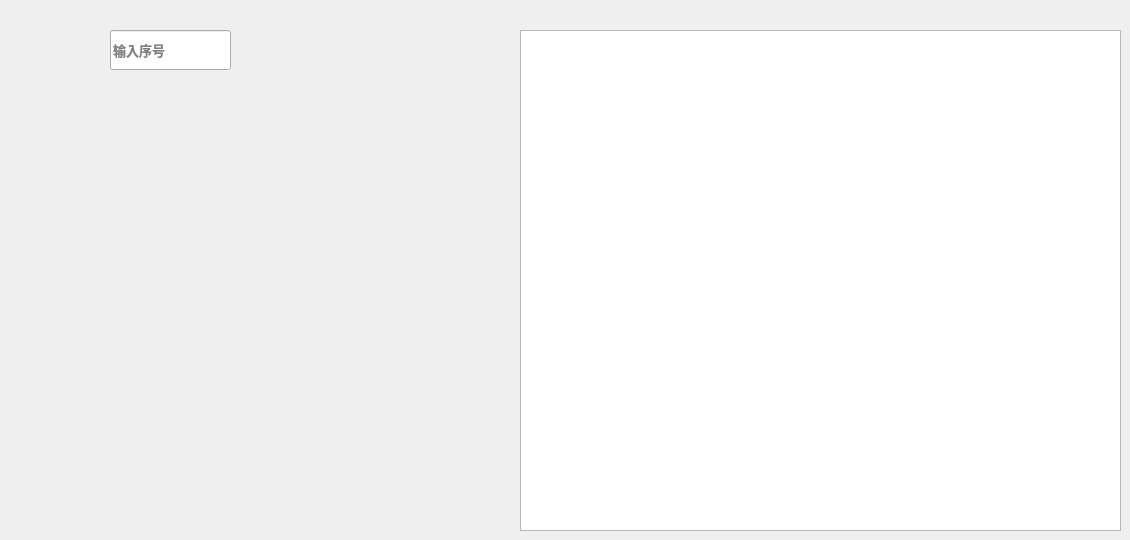
   <widget class="QWidget" name="tab_3">
    <attribute name="title">
     <string>评论</string>
    </attribute>
    <widget class="QTextEdit" name="comment_textEdit">
     <property name="geometry">
      <rect>
       <x>520</x>
       <y>30</y>
       <width>601</width>
       <height>501</height>
      </rect>
     </property>
    </widget>
    <widget class="QLineEdit" name="comment_Edit">
     <property name="geometry">
      <rect>
       <x>110</x>
       <y>30</y>
       <width>121</width>
       <height>40</height>
      </rect>
     </property>
     <property name="font">
      <font>
       <family>思源黑体 CN Bold</family>
       <pointsize>10</pointsize>
       <weight>75</weight>
       <italic>false</italic>
       <bold>true</bold>
       <underline>false</underline>
       <strikeout>false</strikeout>
      </font>
     </property>
     <property name="frame">
      <bool>true</bool>
     </property>
     <property name="dragEnabled">
      <bool>false</bool>
     </property>
     <property name="readOnly">
      <bool>false</bool>
     </property>
     <property name="placeholderText">
      <string>输入序号</string>
     </property>
    </widget>
    <widget class="QPushButton" name="comment_pushButton">
     <property name="geometry">
      <rect>
       <x>140</x>
       <y>100</y>
       <width>50</width>
       <height>50</height>
      </rect>
     </property>
     <property name="font">
      <font>
       <family>思源黑体 CN Bold</family>
       <pointsize>10</pointsize>
       <weight>75</weight>
       <italic>false</italic>
       <bold>true</bold>
       <underline>false</underline>
       <strikeout>false</strikeout>
      </font>
     </property>
     <property name="toolTip">
      <string>查看评论</string>
     </property>
     <property name="text">
      <string/>
     </property>
     <property name="icon">
      <iconset>
       <normaloff>Image/look.png</normaloff>Image/look.png</iconset>
     </property>
     <property name="iconSize">
      <size>
       <width>50</width>
       <height>50</height>
      </size>
     </property>
     <property name="flat">
      <bool>true</bool>
     </property>
    </widget>
    <widget class="QPushButton" name="comment_pushButton_2">
     <property name="geometry">
      <rect>
       <x>140</x>
       <y>200</y>
       <width>50</width>
       <height>50</height>
      </rect>
     </property>
     <property name="font">
      <font>
       <family>思源黑体 CN Bold</family>
       <pointsize>10</pointsize>
       <weight>75</weight>
       <italic>false</italic>
       <bold>true</bold>
       <underline>false</underline>
       <strikeout>false</strikeout>
      </font>
     </property>
     <property name="toolTip">
      <string>生成Excel</string>
     </property>
     <property name="text">
      <string/>
     </property>
     <property name="icon">
      <iconset>
       <normaloff>Image/excel.png</normaloff>Image/excel.png</iconset>
     </property>
     <property name="iconSize">
      <size>
       <width>50</width>
       <height>50</height>
      </size>
     </property>
     <property name="flat">
      <bool>true</bool>
     </property>
    </widget>
    <widget class="QPushButton" name="comment_pushButton_3">
     <property name="geometry">
      <rect>
       <x>140</x>
       <y>300</y>
       <width>50</width>
       <height>50</height>
      </rect>
     </property>
     <property name="font">
      <font>
       <family>思源黑体 CN Bold</family>
       <pointsize>10</pointsize>
       <weight>75</weight>
       <italic>false</italic>
       <bold>true</bold>
       <underline>false</underline>
       <strikeout>false</strikeout>
      </font>
     </property>
     <property name="toolTip">
      <string>打开Excel</string>
     </property>
     <property name="text">
      <string/>
     </property>
     <property name="icon">
      <iconset>
       <normaloff>Image/openexcel.png</normaloff>Image/openexcel.png</iconset>
     </property>
     <property name="iconSize">
      <size>
       <width>50</width>
       <height>50</height>
      </size>
     </property>
     <property name="flat">
      <bool>true</bool>
     </property>
    </widget>
    <widget class="QLabel" name="comment_show_label">
     <property name="geometry">
      <rect>
       <x>110</x>
       <y>410</y>
       <width>391</width>
       <height>40</height>
      </rect>
     </property>
     <property name="font">
      <font>
       <family>微软雅黑</family>
       <pointsize>12</pointsize>
       <weight>75</weight>
       <italic>false</italic>
       <bold>true</bold>
       <underline>false</underline>
       <strikeout>false</strikeout>
       <kerning>true</kerning>
      </font>
     </property>
     <property name="text">
      <string/>
     </property>
    </widget>
    <widget class="QTextEdit" name="comment_id_Edit">
     <property name="geometry">
      <rect>
       <x>980</x>
       <y>430</y>
       <width>104</width>
       <height>78</height>
      </rect>
     </property>
     <property name="html">
      <string>&lt;!DOCTYPE HTML PUBLIC &quot;-//W3C//DTD HTML 4.0//EN&quot; &quot;http://www.w3.org/TR/REC-html40/strict.dtd&quot;&gt;
&lt;html&gt;&lt;head&gt;&lt;meta name=&quot;qrichtext&quot; content=&quot;1&quot; /&gt;&lt;style type=&quot;text/css&quot;&gt;
p, li { white-space: pre-wrap; }
&lt;/style&gt;&lt;/head&gt;&lt;body style=&quot; font-family:'思源黑体 CN Bold'; font-size:12pt; font-weight:600; font-style:normal;&quot;&gt;
&lt;p style=&quot;-qt-paragraph-type:empty; margin-top:0px; margin-bottom:0px; margin-left:0px; margin-right:0px; -qt-block-indent:0; text-indent:0px; font-size:10pt;&quot;&gt;&lt;br /&gt;&lt;/p&gt;&lt;/body&gt;&lt;/html&gt;</string>
     </property>
    </widget>
    <widget class="QTextEdit" name="comment_name_textEdit">
     <property name="geometry">
      <rect>
       <x>800</x>
       <y>470</y>
       <width>151</width>
       <height>41</height>
      </rect>
     </property>
    </widget>
    <zorder>comment_name_textEdit</zorder>
    <zorder>comment_id_Edit</zorder>
    <zorder>comment_textEdit</zorder>
    <zorder>comment_Edit</zorder>
    <zorder>comment_pushButton</zorder>
    <zorder>comment_pushButton_2</zorder>
    <zorder>comment_pushButton_3</zorder>
    <zorder>comment_show_label</zorder>
   </widget>
